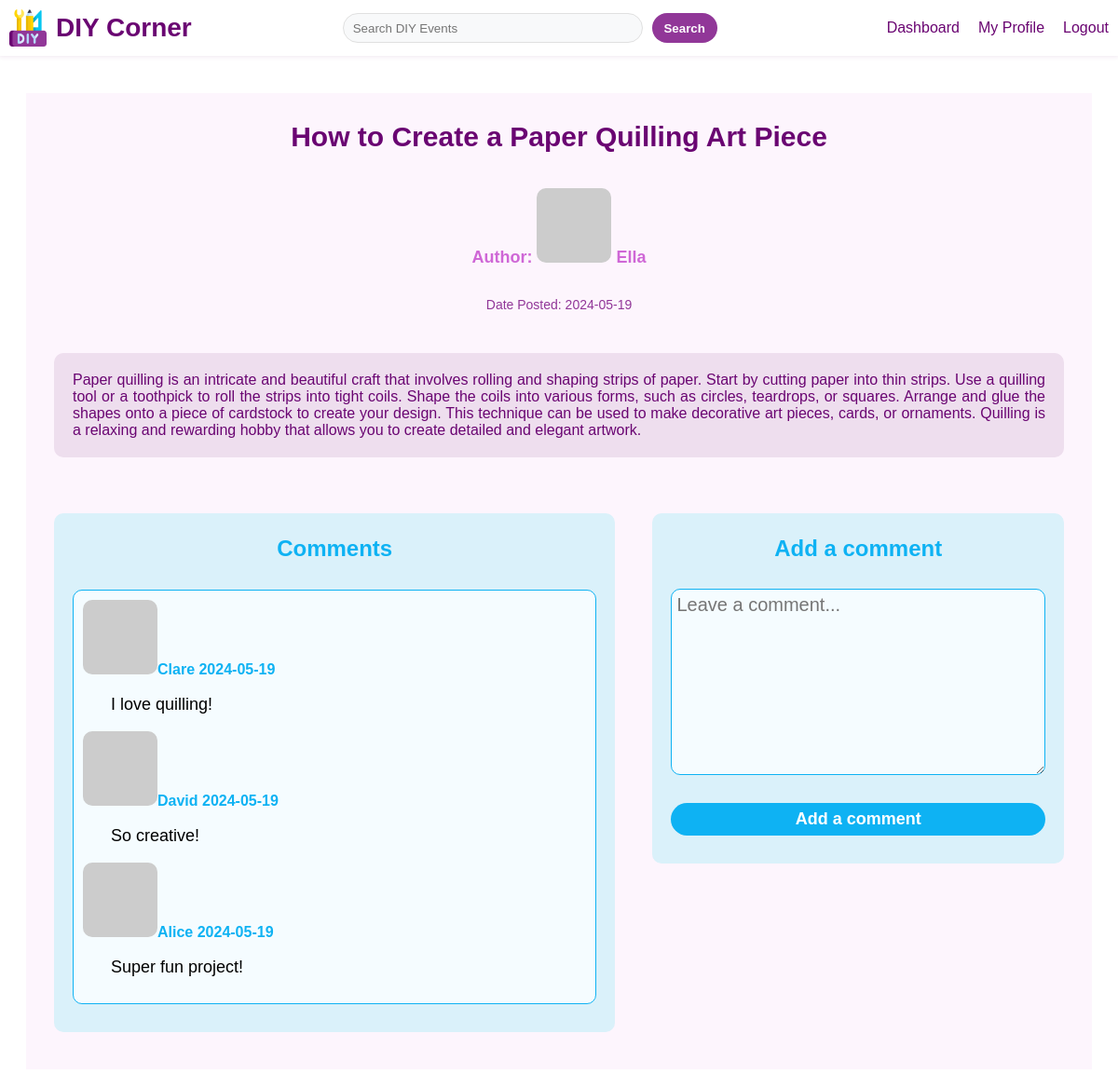
Page /details/11 (signed in) on the committed database.
### app/models.py (models this page shows, shortened)
class Post(db.Model):
    __tablename__ = 'post'
    id = db.Column(db.Integer, primary_key=True, autoincrement=True)
    title = db.Column(db.String(100), nullable=False)
    content = db.Column(db.Text, nullable=False)
    date_posted = db.Column(db.DateTime, nullable=False, default=datetime.now)
    user_id = db.Column(db.Integer, db.ForeignKey('user.id'), nullable=False)
    author = db.relationship('User', backref=db.backref('post'))

class User(db.Model, UserMixin):
    __tablename__ = 'user'
    id = db.Column(db.Integer, primary_key=True, autoincrement=True)
    username = db.Column(db.String(50), nullable=False)
    password_hash = db.Column(db.String(128), nullable=False)
    about_me = db.Column(db.Text, nullable=True)
    last_seen = db.Column(db.DateTime, nullable=False, default=datetime.now)
    def avatar(self, size):
        digest = md5(self.username.lower().encode('utf-8')).hexdigest()
        return f'https://www.gravatar.com/avatar/{digest}?d=identicon&s={size}'

class Comment(db.Model):
    __tablename__ = 'comment'
    id = db.Column(db.Integer, primary_key=True, autoincrement=True)
    content = db.Column(db.Text, nullable=False)
    date_posted = db.Column(db.DateTime, nullable=False, default=datetime.now)
    user_id = db.Column(db.Integer, db.ForeignKey('user.id'), nullable=False)
    post_id = db.Column(db.Integer, db.ForeignKey('post.id'), nullable=False)
    author = db.relationship('User', backref=db.backref('comment'))
    post = db.relationship('Post', backref=db.backref('comment', order_by=id))

### app/routes.py (the view)
@main.route('/details/<int:post_id>', methods=['GET', 'POST'])
@login_required
def details(post_id):
    post = Post.query.get_or_404(post_id)
    comments = Comment.query.filter_by(post_id=post_id).all()
    comment_form = CommentForm()
    if comment_form.validate_on_submit():
        comment = Comment(content=comment_form.content.data, author=current_user, post_id=post_id)
        db.session.add(comment)
        db.session.commit()
        flash('Your comment is now live!', 'success')
        return redirect(url_for('main.details', post_id=post_id, user_id=current_user.id))
    return render_template('details.html', post=post, comments=comments, form=comment_form, user=current_user, comment_form=comment_form)

### app/forms.py
class CommentForm(FlaskForm):
    content = TextAreaField('Content', validators=[DataRequired()])
    submit = SubmitField('Add a comment')

### app/models.py (called while the page is built)
@login.user_loader
def get_user(id):
    return User.query.get(int(id))

### app/templates/details.html (shortened to what this page needs)
{% extends 'base.html' %}
{% block content %}
    <div class="details-container">
        <h1>{{ post.title }}</h1>
        <p class="details-author">Author: <img src="{{ post.author.avatar(48) }}"> {{ post.author.username }}</p>
        <p class="details-date">Date Posted: {{ post.date_posted.strftime('%Y-%m-%d') }}</p>
        <p class="details-content">{{ post.content}}</p>
        <div class="comment-box">
            <div class="comment-details">
                <p>Comments</p>
                <div class="comment-list">
                    {% for comment in comments %}
                        <img src="{{ comment.author.avatar(36) }}">{{ comment.author.username }}
                        {{ comment.date_posted.strftime('%Y-%m-%d') }}
                        <p class="comment-content">{{ comment.content }}</p>
                    {% endfor %}
                </div>
            </div>
            <div class="comment-form">
                <p>Add a comment</p>
                <form action="{{ url_for('main.details', post_id=post.id) }}" method="post">
                    {{ comment_form.content(class="comment-input", placeholder="Leave a comment...") }}
                    {{ comment_form.submit }}
                </form>
            </div>
        </div>
    </div>
{% endblock %}

### app/templates/base.html (shortened to what this page needs)
<!DOCTYPE html>
<html lang="en">
<head>
    <link rel="stylesheet" href="{{ url_for('static', filename='css/base.css') }}">
    <link rel="stylesheet" href="{{ url_for('static', filename='css/index.css') }}">
    <link rel="stylesheet" href="{{ url_for('static', filename='css/dashboard.css') }}">
    <link rel="stylesheet" href="{{ url_for('static', filename='css/details.css') }}">
    <link rel="stylesheet" href="{{ url_for('static', filename='css/forms.css') }}">
    <link rel="stylesheet" href="{{ url_for('static', filename='css/profile.css') }}">
</head>
<body>
    <header class="header">
        <div class="navbar">
            <div class="logo">
                <a href="{{ url_for('main.index') }}" class="logo-box">
                    <img src="../static/images/diy.png" alt="logo">
                    <h1>DIY Corner</h1>
                </a>
            </div>
            <div class="search-box">
                <form action="{{ url_for('main.search') }}" method="GET" class="search-bar">
                    <input name="keyword" id="keyword" class="input-text" placeholder="Search DIY Events" type="text">
                    <input name="submit" class="input-submit" value="Search" type="submit">
                </form>
            </div>
            <div class="nav-links">
                <a href="{{ url_for('main.dashboard') }}">Dashboard</a>
                {% if current_user.is_anonymous %}
                    <a href="{{ url_for('main.login') }}">Log In</a>
                    <a href="{{ url_for('main.signup') }}">Sign Up</a>
                {% else %}
                    <a href="{{ url_for('main.profile', user_id=current_user.id) }}">My Profile</a>
                    <a href="{{ url_for('main.logout') }}">Logout</a>
                {% endif %}
            </div>
        </div>
    </header>
    {% block content %}{% endblock %}
</body>
</html>

### app/static/css/base.css (style rules this page uses)
* { list-style: none; text-decoration: none; font-family: Verdana, sans-serif; }
.header { position: fixed; top: 0; left: 0; width: 100%; background-color: #ffffff; box-shadow: 0 0 5px 1px #f0e7f0; z-index: 1000; }
.navbar { display: flex; justify-content: space-between; align-items: center; height: 60px; }
.logo-box { display: flex; align-items: center; }
.logo-box img { width: 40px; height: auto; margin: 10px; }
.logo-box h1 { white-space: nowrap; color: #6a0572; font-size: 28px; font-weight: 600; }
.search-bar { display: flex; align-items: center; }
.input-text { display: flex; align-items: center; width: 300px; height: 30px; padding: 0px 10px; background-color: #f8f9fa; color: #6a0572; border-style: solid; border-color:#e0e0e0; border-width: 1px; border-radius: 20px; margin-right: 10px; outline: none; }
.input-submit { width: 70px; height: 32px; border: none; border-radius: 20px; background-color: #913798; color: white; font-weight: 700; cursor: pointer; outline: none; }
.nav-links { display: flex; align-items: center; margin-right: 10px; }
.nav-links a { margin-left: 20px; color: #6a0572; font-size: 16px; font-weight: 500; transition: all 0.3s ease; }

### app/static/css/index.css (style rules this page uses)
* { list-style: none; text-decoration: none; }

### app/static/css/dashboard.css (style rules this page uses)
* { list-style: none; text-decoration: none; }

### app/static/css/details.css (style rules this page uses)
* { list-style: none; text-decoration: none; }
.details-container { display: flex; flex-direction: column; align-items: center; margin: 20px; margin-top: 100px; padding: 10px; background-color: #fdf5fd; }
.details-container img { border-radius: 10px; }
.details-container h1 { font-size: 30px; color: #6a0572; font-weight: 700; text-align: center; }
.details-author { font-size: 18px; color: #cf67d6; font-weight: 600; text-align: center; }
.details-date { font-size: 14px; color: #913798; font-weight: 500; text-align: center; }
.details-content { font-size: 16px; font-weight: 500; color: #6a0572; text-align: justify; background-color: #eedeee; margin: 30px 20px; padding: 20px; border-radius: 10px; }
.comment-box { display: flex; align-items: flex-start; width: 100%; }
.comment-details { flex: 3; width: 60%; text-align: center; font-size: 24px; background-color: #daf1fa; color: #0eb2f3; font-weight: 700; align-items: center; margin: 30px 20px; border-radius: 10px; }
.comment-list { height: auto; width: auto; background-color: #f5fcff; border: 1px solid #0eb2f3; border-radius: 10px; margin: 30px 20px; padding: 10px; font-size: 16px; font-weight: 600; text-align: justify; }
.comment-list p { padding: 0 30px; font-size: 18px; font-weight: 500; color: #000000; }
.comment-form { position: sticky; top: 200px; flex: 2; width: 40%; display: flex; flex-direction: column; text-align: center; font-size: 24px; background-color: #daf1fa; border-radius: 10px; color: #0eb2f3; font-weight: 700; margin: 30px 20px; box-sizing: border-box; padding: 0 20px; }
.comment-input { width: 100%; height: 200px; padding: 5px; margin-top: 5px; border: 1px solid #0eb2f3; background-color: #f5fcff; border-radius: 10px; resize: vertical; font-size: 20px; color: #0eb2f3; box-sizing: border-box; }
.comment-form input[type="submit"] { width: 100%; height: 35px; border: none; border-radius: 30px; background-color: #0eb2f3; color: white; font-size: 18px; font-weight: 600; cursor: pointer; outline: none; transition: all 0.3s ease; margin-bottom: 30px; box-sizing: border-box; }

### app/static/css/forms.css (style rules this page uses)
* { list-style: none; text-decoration: none; }

### app/static/css/profile.css (style rules this page uses)
* { list-style: none; text-decoration: none; }

### rows in the picture
Post: title "How to Create a Paper Quilling Art Piece", date_posted "2024-05-19", content "Paper quilling is an intricate and beautiful craft that involves rolling and shaping strips of paper. Start by cutting paper into thin strips. Use a quilling tool or a toothpick to roll the strips into tight coils. Shape the coils into various forms, such as circles, teardrops, or squares. Arrange and glue the shapes onto a piece of cardstock to create your design. This technique can be used to make decorative art pieces, cards, or ornaments. Quilling is a relaxing and rewarding hobby that allows you to create detailed and elegant artwork."
User: author.username "Ella"
Comment: author.username "Clare", date_posted "2024-05-19", content "I love quilling!"
Comment: author.username "David", date_posted "2024-05-19", content "So creative!"
Comment: author.username "Alice", date_posted "2024-05-19", content "Super fun project!"
